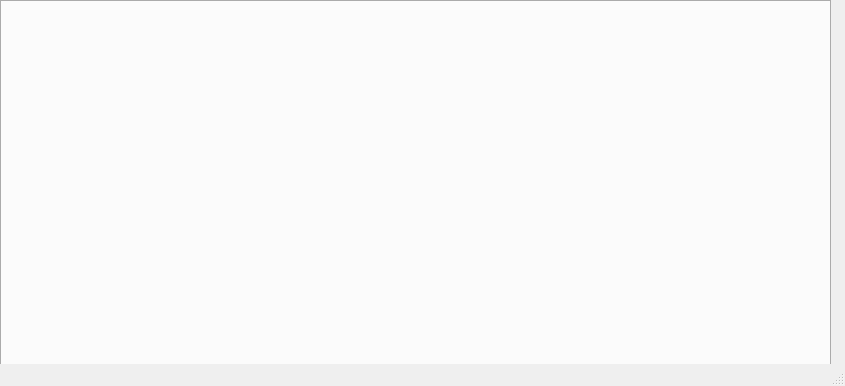
<?xml version="1.0" encoding="UTF-8"?>
<ui version="4.0">
 <class>MainWindow</class>
 <widget class="QMainWindow" name="MainWindow">
  <property name="geometry">
   <rect>
    <x>0</x>
    <y>0</y>
    <width>845</width>
    <height>386</height>
   </rect>
  </property>
  <property name="windowTitle">
   <string>MainWindow</string>
  </property>
  <widget class="QWidget" name="centralWidget">
   <widget class="QTabWidget" name="tabWidget">
    <property name="geometry">
     <rect>
      <x>0</x>
      <y>0</y>
      <width>831</width>
      <height>371</height>
     </rect>
    </property>
    <property name="currentIndex">
     <number>-1</number>
    </property>
   </widget>
  </widget>
  <widget class="QStatusBar" name="statusBar"/>
 </widget>
 <layoutdefault spacing="6" margin="11"/>
 <resources/>
 <connections/>
</ui>
